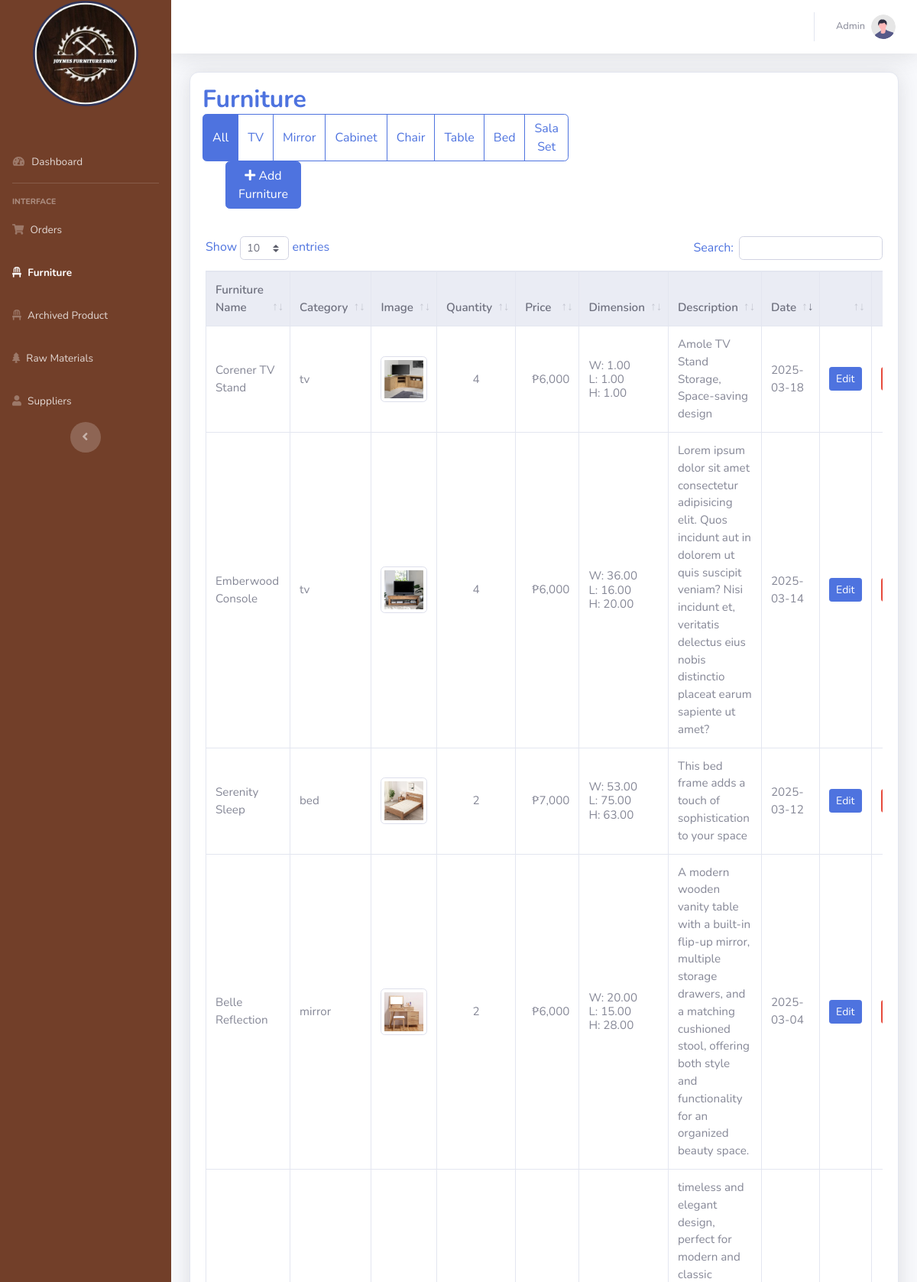
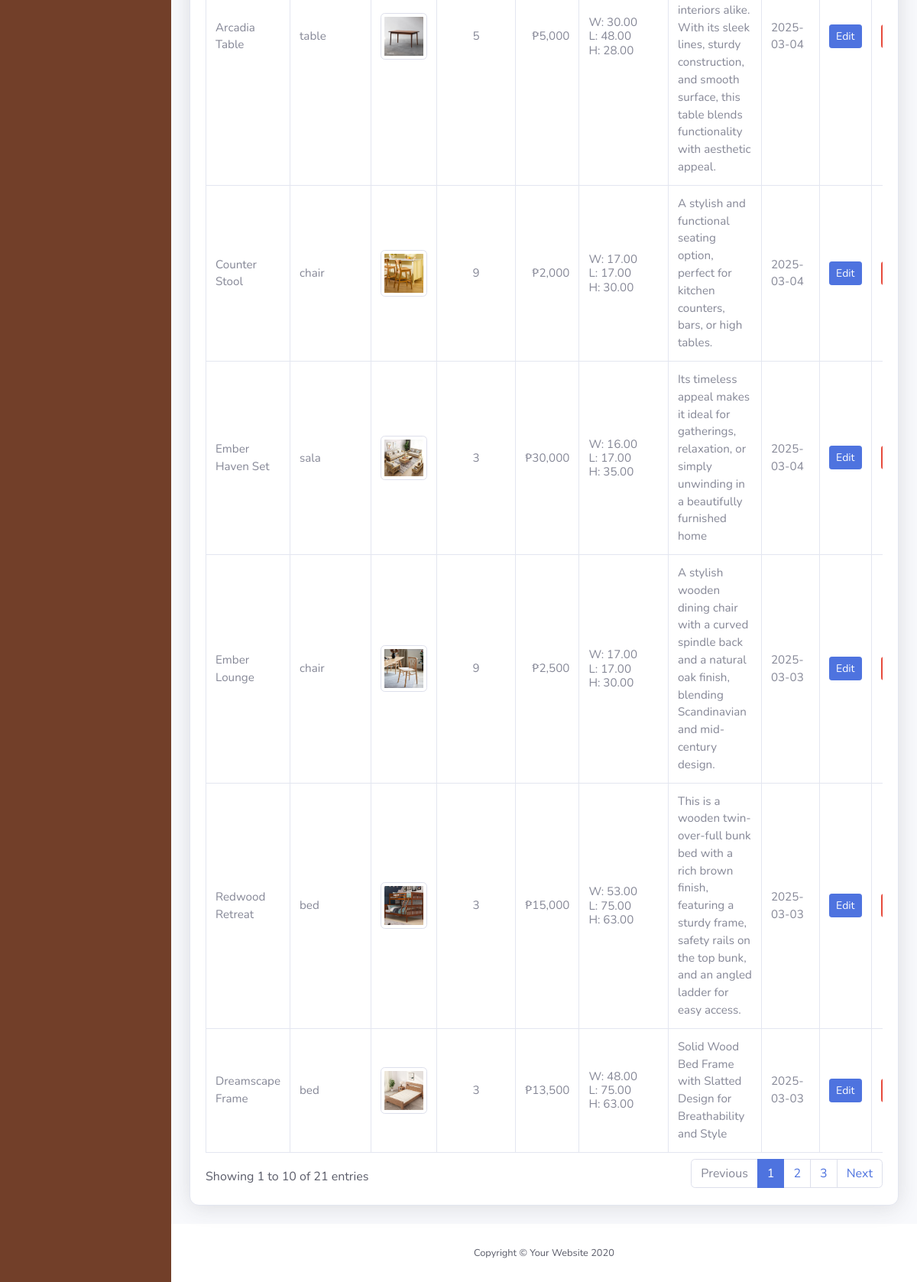
/tables.php, run on the app's committed database (2 pictures, top to bottom).
### tables this page shows
CREATE TABLE `furnituretbl` (
  `fID` bigint(20) NOT NULL,
  `fName` varchar(255) NOT NULL,
  `category` varchar(255) NOT NULL,
  `image` varchar(255) NOT NULL,
  `fDes` varchar(5000) NOT NULL,
  `fQuantity` int(11) NOT NULL,
  `cost` bigint(255) NOT NULL,
  `date` date NOT NULL,
  `width` decimal(10,2) DEFAULT NULL,
  `length` decimal(10,2) DEFAULT NULL,
  `height` decimal(10,2) DEFAULT NULL
);

### tables.php (the view, shortened to what this page needs)
<?php
include("database.php");
$selectedCategory = isset($_GET['category']) ? $_GET['category'] : '';
if ($selectedCategory && $selectedCategory !== 'all') {
    $furnituresql = "SELECT * FROM furnituretbl WHERE category = '" . mysqli_real_escape_string($conn, $selectedCategory) . "' ORDER BY fID DESC";
} else {
    $furnituresql = "SELECT * FROM furnituretbl ORDER BY fID DESC";
}
$furnitureresult = mysqli_query($conn, $furnituresql);
?>
<!DOCTYPE html>
<html lang="en">
<head>
    <link href="vendor/fontawesome-free/css/all.min.css" rel="stylesheet" type="text/css">
    <link href="css/sb-admin-2.min.css" rel="stylesheet">
    <link href="css/newstyle.css" rel="stylesheet">
    <link href="vendor/datatables/dataTables.bootstrap4.min.css" rel="stylesheet">
</head>
<body id="page-top">
    <div id="wrapper">
        <ul class="navbar-nav sidebar sidebar-dark accordion" id="accordionSidebar">
            <a class="logo sidebar-brand d-flex align-items-center justify-content-center" href="admin.php">
                <div class="sidebar-brand-icon ">
                    <img src="logo.png" class="img-fluid ">
                </div>
            </a>
            <li class="nav-item mt-5">
                <a class="nav-link" href="admin.php">
                    <i class="fas fa-fw fa-tachometer-alt"></i>
                    <span>Dashboard</span></a>
            </li>
            <hr class="sidebar-divider">
            <div class="sidebar-heading">
                Interface
            </div>
            <li class="nav-item">
                <a class="nav-link collapsed" href="adminOrder.php">
                    <i class="fas fa-shopping-cart"></i>
                    <span>Orders</span>
                </a>
            </li>
            <li class="nav-item active">
                <a class="nav-link collapsed" href="tables.php">
                    <i class="fas fa-solid fa-chair"></i>
                    <span>Furniture</span>
                </a>
            </li>
            <li class="nav-item">
                <a class="nav-link collapsed" href="archiveprod.php">
                    <i class="fas fa-solid fa-chair"></i>
                    <span>Archived Product</span>
                </a>
            </li>
            <li class="nav-item">
                <a class="nav-link collapsed" href="rawtable.php">
                    <i class="fas fa-solid fa-tree"></i>
                    <span>Raw Materials</span>
                </a>
            </li>
            <li class="nav-item">
                <a class="nav-link " href="suppliers.php">
                    <i class="fas fa-solid fa-user"></i>
                    <span>Suppliers</span>
                </a>
            </li>
            <div class="text-center d-none d-md-inline">
                <button class="rounded-circle border-0" id="sidebarToggle"></button>
            </div>
        </ul>
        <div id="content-wrapper" class="d-flex flex-column">
            <div id="content">
                <nav
                    class="navbar navbar-expand navbar-light bg-white topbar mb-4 static-top shadow align-items-center">
                    <ul class="navbar-nav ml-auto">
                        <li class="nav-item dropdown no-arrow">
                            <a class="nav-link dropdown-toggle" href="#" id="userDropdown" role="button" data-toggle="dropdown" aria-haspopup="true" aria-expanded="false">
                                <span class="mr-2 d-none d-lg-inline text-gray-600 small">Admin</span>
                                <img class="img-profile rounded-circle" src="img/undraw_profile.svg">
                            </a>
                        </li>
                    </ul>
                </nav>
                <div class="container-fluid">
                    <div class="card shadow mb-4">
                        <div class="row  py-3 px-3 align-items-center">
                            <div class="col-lg-6">
                                <h2 class="font-weight-bold text-primary mb-0">Furniture</h2>
                            </div>
                            <div class="col-lg-4" style="margin-right: 600px;">
                                <form method="GET" id="categoryFilterForm" class="form-inline" style="margin-right: 500px;">
                                    <div class="btn-group btn-group-toggle" data-toggle="buttons">
                                        <label class="btn btn-outline-primary <?php if ($selectedCategory === '' || $selectedCategory === 'all') echo 'active'; ?>">
                                            <input type="radio" name="category" value="all" autocomplete="off" onchange="this.form.submit()" <?php if ($selectedCategory === '' || $selectedCategory === 'all') echo 'checked'; ?>> All
                                        </label>
                                        <label class="btn btn-outline-primary <?php if ($selectedCategory === 'tv') echo 'active'; ?>">
                                            <input type="radio" name="category" value="tv" autocomplete="off" onchange="this.form.submit()" <?php if ($selectedCategory === 'tv') echo 'checked'; ?>> TV
                                        </label>
                                        <label class="btn btn-outline-primary <?php if ($selectedCategory === 'mirror') echo 'active'; ?>">
                                            <input type="radio" name="category" value="mirror" autocomplete="off" onchange="this.form.submit()" <?php if ($selectedCategory === 'mirror') echo 'checked'; ?>> Mirror
                                        </label>
                                        <label class="btn btn-outline-primary <?php if ($selectedCategory === 'cabinet') echo 'active'; ?>">
                                            <input type="radio" name="category" value="cabinet" autocomplete="off" onchange="this.form.submit()" <?php if ($selectedCategory === 'cabinet') echo 'checked'; ?>> Cabinet
                                        </label>
                                        <label class="btn btn-outline-primary <?php if ($selectedCategory === 'chair') echo 'active'; ?>">
                                            <input type="radio" name="category" value="chair" autocomplete="off" onchange="this.form.submit()" <?php if ($selectedCategory === 'chair') echo 'checked'; ?>> Chair
                                        </label>
                                        <label class="btn btn-outline-primary <?php if ($selectedCategory === 'table') echo 'active'; ?>">
                                            <input type="radio" name="category" value="table" autocomplete="off" onchange="this.form.submit()" <?php if ($selectedCategory === 'table') echo 'checked'; ?>> Table
                                        </label>
                                        <label class="btn btn-outline-primary <?php if ($selectedCategory === 'bed') echo 'active'; ?>">
                                            <input type="radio" name="category" value="bed" autocomplete="off" onchange="this.form.submit()" <?php if ($selectedCategory === 'bed') echo 'checked'; ?>> Bed
                                        </label>
                                        <label class="btn btn-outline-primary <?php if ($selectedCategory === 'sala') echo 'active'; ?>">
                                            <input type="radio" name="category" value="sala" autocomplete="off" onchange="this.form.submit()" <?php if ($selectedCategory === 'sala') echo 'checked'; ?>> Sala Set
                                        </label>
                                    </div>
                                </form>
                            </div>
                            <div class="col-lg-2 text-right">
                                <a type="btn" class="btn btn-primary" href="#" data-toggle="modal" data-target="#addModal" style="margin-left: 30px;">
                                    <i class="fa fa-plus"></i> Add Furniture
                                </a>
                            </div>
                        </div>
                        <div class="card-body">
                            <div class="table-responsive">
                                <table class="table table-bordered table-hover" id="dataTable" width="100%" cellspacing="0" style="font-size: 0.95rem;">
                                    <thead class="thead-light">
                                        <tr>
                                            <th>Furniture Name</th>
                                            <th>Category</th>
                                            <th>Image</th>
                                            <th>Quantity</th>
                                            <th>Price</th>
                                            <th>Dimension</th>
                                            <th>Description</th>
                                            <th>Date</th>
                                            <th></th>
                                            <th></th>
                                        </tr>
                                    </thead>
                                    <tbody>
                                            <?php
                                            while ($row = mysqli_fetch_assoc($furnitureresult)) {
                                                ?>
                                                <td class="align-middle"><?php echo htmlspecialchars($row['fName']); ?></td>
                                                <td class="align-middle"><?php echo htmlspecialchars($row['category']); ?></td>
                                                <td class="align-middle text-center">
                                                    <img src="./up/<?php echo htmlspecialchars($row['image']); ?>" alt="" width="150" height="150" class="img-thumbnail rounded">
                                                </td>
                                                <td class="align-middle text-center"><?php echo (int)$row['fQuantity']; ?></td>
                                                <td class="align-middle text-right">&#8369;<?php echo number_format($row['cost'], 0, '.', ','); ?></td>
                                                <td class="align-middle" style="min-width: 90px;">
                                                <?php
                                                    $widths = isset($row['width']) ? explode(',', $row['width']) : array();
                                                    $lengths = isset($row['length']) ? explode(',', $row['length']) : array();
                                                    $heights = isset($row['height']) ? explode(',', $row['height']) : array();
                                                    $maxItems = 1;
                                                    if (!empty($widths)) $maxItems = max($maxItems, count($widths));
                                                    if (!empty($lengths)) $maxItems = max($maxItems, count($lengths));
                                                    if (!empty($heights)) $maxItems = max($maxItems, count($heights));
                                                    $maxDim = $maxItems;
                                                    for ($i = 0; $i < $maxDim; $i++) {
                                                        $w = isset($widths[$i]) ? trim($widths[$i]) : (isset($widths[0]) ? trim($widths[0]) : '');
                                                        $l = isset($lengths[$i]) ? trim($lengths[$i]) : (isset($lengths[0]) ? trim($lengths[0]) : '');
                                                        $h = isset($heights[$i]) ? trim($heights[$i]) : (isset($heights[0]) ? trim($heights[0]) : '');
                                                        if ($w !== '' || $l !== '' || $h !== '') {
                                                            echo '<div style="line-height:1.2;">';
                                                            echo 'W: ' . htmlspecialchars($w) . '<br>';
                                                            echo 'L: ' . htmlspecialchars($l) . '<br>';
                                                            echo 'H: ' . htmlspecialchars($h);
                                                            echo '</div>';
                                                        } else {
                                                            echo '<div style="line-height:1.2;">N/A</div>';
                                                        }
                                                    }
                                                ?>
                                                </td>
                                                <td class="align-middle"><?php echo htmlspecialchars($row['fDes']); ?></td>
                                                <td class="align-middle"><?php echo htmlspecialchars($row['date']); ?></td>
                                                <td class="align-middle text-center">
                                                    <button class="update btn btn-primary btn-sm" data-toggle="modal"
                                                            data-target="#editModal" data-id="<?php echo $row['fID']; ?>"
                                                            data-name="<?php echo htmlspecialchars($row['fName']); ?>"
                                                            data-category="<?php echo htmlspecialchars($row['category']); ?>"
                                                            data-quantity="<?php echo (int)$row['fQuantity']; ?>"
                                                            data-price="<?php echo number_format($row['cost'], 2, '.', ','); ?>"
                                                            data-description="<?php echo htmlspecialchars($row['fDes']); ?>"
                                                            data-image="<?php echo htmlspecialchars($row['image']); ?>">
                                                            Edit
                                                    </button>
                                                </td>
                                                <td class="align-middle text-center">
                                                    <a href="archive.php?id=<?php echo $row['fID']; ?>"
                                                            type="button" class="delete btn btn-danger btn-sm">Hide</a>
                                                </td>
                                            <?php
                                            }
                                            ?>
                                    </tbody>
                                </table>
                            </div>
                        </div>
                    </div>
                </div>
            </div>
            <footer class="sticky-footer bg-white">
                <div class="container my-auto">
                    <div class="copyright text-center my-auto">
                        <span>Copyright &copy; Your Website 2020</span>
                    </div>
                </div>
            </footer>
        </div>
    </div>
</body>
</html>

### css/newstyle.css (style rules this page uses)
.logo { margin-bottom: 30px; margin-top: 35px; }
.sidebar { background-color: rgba(114,63,41,255); }

### tables.php (style rules this page uses)
body { font-family: 'Nunito', sans-serif; background-color: #f8f9fc; color: #5a5c69; }
.card { border-radius: 0.75rem; box-shadow: 0 0.15rem 1.75rem 0 rgb(58 59 69 / 15%); }
.card .row.py-3.px-3 { padding-top: 1rem !important; padding-bottom: 1rem !important; padding-left: 1rem !important; padding-right: 1rem !important; }
h2.text-primary { color: #4e73df !important; }
table.dataTable thead th { background-color: #4e73df; color: white; font-weight: 600; border-bottom: none; }
.btn-primary { background-color: #4e73df; border-color: #4e73df; transition: background-color 0.3s ease; }
label { font-weight: 600; color: #4e73df; }

### data on the page
furnituretbl: fName "Corener TV Stand", category "tv", image (picture), fQuantity "4", cost "6,000", width "1.00", length "1.00", height "1.00", fDes "Amole TV Stand Storage, Space-saving design", date "2025-03-18"
furnituretbl: fName "Emberwood Console", category "tv", image (picture), fQuantity "4", cost "6,000", width "36.00", length "16.00", height "20.00", fDes "Lorem ipsum dolor sit amet consectetur adipisicing elit. Quos incidunt aut in dolorem ut quis suscipit veniam? Nisi incidunt et, veritatis delectus eius nobis distinctio placeat earum sapiente ut amet?", date "2025-03-14"
furnituretbl: fName "Serenity Sleep", category "bed", image (picture), fQuantity "2", cost "7,000", width "53.00", length "75.00", height "63.00", fDes "This bed frame adds a touch of sophistication to your space", date "2025-03-12"
furnituretbl: fName "Belle Reflection", category "mirror", image (picture), fQuantity "2", cost "6,000", width "20.00", length "15.00", height "28.00", fDes "A modern wooden vanity table with a built-in flip-up mirror, multiple storage drawers, and a matching cushioned stool, offering both style and functionality for an organized beauty space.", date "2025-03-04"
furnituretbl: fName "Arcadia Table", category "table", image (picture), fQuantity "5", cost "5,000", width "30.00", length "48.00", height "28.00", fDes "timeless and elegant design, perfect for modern and classic interiors alike. With its sleek lines, sturdy construction, and smooth surface, this table blends functionality with aesthetic appeal.", date "2025-03-04"
furnituretbl: fName "Counter Stool", category "chair", image (picture), fQuantity "9", cost "2,000", width "17.00", length "17.00", height "30.00", fDes "A stylish and functional seating option, perfect for kitchen counters, bars, or high tables.", date "2025-03-04"
furnituretbl: fName "Ember Haven Set", category "sala", image (picture), fQuantity "3", cost "30,000", width "16.00", length "17.00", height "35.00", fDes "Its timeless appeal makes it ideal for gatherings, relaxation, or simply unwinding in a beautifully furnished home", date "2025-03-04"
furnituretbl: fName "Ember Lounge", category "chair", image (picture), fQuantity "9", cost "2,500", width "17.00", length "17.00", height "30.00", fDes "A stylish wooden dining chair with a curved spindle back and a natural oak finish, blending Scandinavian and mid-century design.", date "2025-03-03"
furnituretbl: fName "Redwood Retreat", category "bed", image (picture), fQuantity "3", cost "15,000", width "53.00", length "75.00", height "63.00", fDes "This is a wooden twin-over-full bunk bed with a rich brown finish, featuring a sturdy frame, safety rails on the top bunk, and an angled ladder for easy access.", date "2025-03-03"
furnituretbl: fName "Dreamscape Frame", category "bed", image (picture), fQuantity "3", cost "13,500", width "48.00", length "75.00", height "63.00", fDes "Solid Wood Bed Frame with Slatted Design for Breathability and Style", date "2025-03-03"
